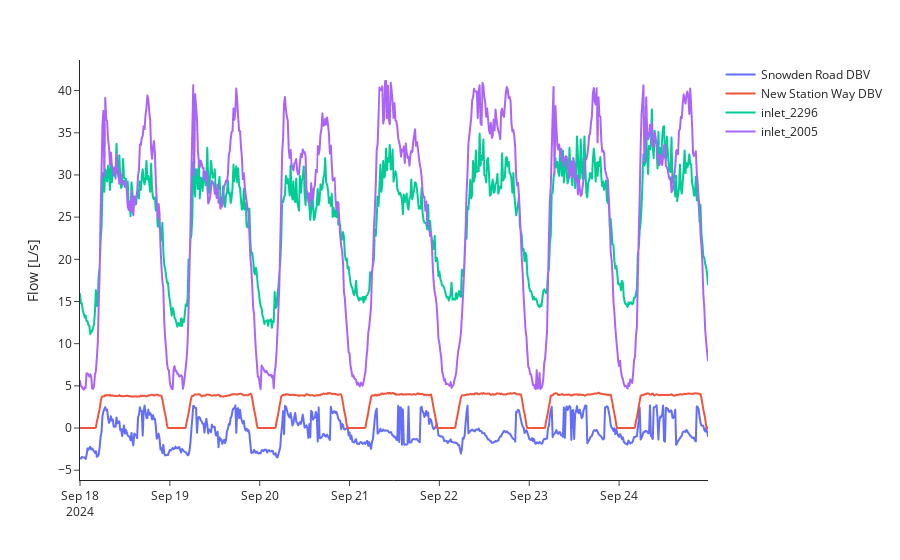

Notebook source saved alongside this figure:
### Markdown cell above
Flow data @ DMA inlets and dynamic boundary valves.

### Code cell
try:
    flow_bwfl_ids = ['inlet_2296', 'inlet_2005', 'Snowden Road DBV', 'New Station Way DBV']
    # flow_bwfl_ids = flow_df['bwfl_id'].unique()
    plot_flow_df = flow_df[flow_df['bwfl_id'].isin(flow_bwfl_ids)]
    fig = px.line(
        plot_flow_df,
        x='datetime',
        y='mean',
        color='bwfl_id',
    )
    fig.update_layout(
        xaxis_title='',
        yaxis_title='Flow [L/s]',
        legend_title_text='',
        template='simple_white',
        height=450,
    )
    fig.show()
except:
    print("Plotting data not available.")

### Figure 1 — Plotly figure (JSON) as saved in the notebook; plotly's stock layout.template omitted (floating-point values rounded to 4 significant figures; data arrays with more than 128 entries replaced by an {"elided": "..."} marker saying what was removed)
{"data": [{"hovertemplate": "bwfl_id=Snowden Road DBV<br>datetime=%{x}<br>mean=%{y}<extra></extra>", "legendgroup": "Snowden Road DBV", "line": {"color": "#636efa", "dash": "solid"}, "marker": {"symbol": "circle"}, "mode": "lines", "name": "Snowden Road DBV", "showlegend": true, "type": "scattergl", "x": {"elided": "672 str values"}, "xaxis": "x", "y": {"elided": "672 float values"}, "yaxis": "y"}, {"hovertemplate": "bwfl_id=New Station Way DBV<br>datetime=%{x}<br>mean=%{y}<extra></extra>", "legendgroup": "New Station Way DBV", "line": {"color": "#EF553B", "dash": "solid"}, "marker": {"symbol": "circle"}, "mode": "lines", "name": "New Station Way DBV", "showlegend": true, "type": "scattergl", "x": {"elided": "672 str values"}, "xaxis": "x", "y": {"elided": "672 float values"}, "yaxis": "y"}, {"hovertemplate": "bwfl_id=inlet_2296<br>datetime=%{x}<br>mean=%{y}<extra></extra>", "legendgroup": "inlet_2296", "line": {"color": "#00cc96", "dash": "solid"}, "marker": {"symbol": "circle"}, "mode": "lines", "name": "inlet_2296", "showlegend": true, "type": "scattergl", "x": {"elided": "672 str values"}, "xaxis": "x", "y": {"elided": "672 float values"}, "yaxis": "y"}, {"hovertemplate": "bwfl_id=inlet_2005<br>datetime=%{x}<br>mean=%{y}<extra></extra>", "legendgroup": "inlet_2005", "line": {"color": "#ab63fa", "dash": "solid"}, "marker": {"symbol": "circle"}, "mode": "lines", "name": "inlet_2005", "showlegend": true, "type": "scattergl", "x": {"elided": "672 str values"}, "xaxis": "x", "y": {"elided": "672 float values"}, "yaxis": "y"}], "layout": {"autosize": true, "legend": {"title": {"text": ""}, "tracegroupgap": 0}, "margin": {"t": 60}, "xaxis": {"anchor": "y", "autorange": true, "domain": [0, 1], "range": ["2024-09-18", "2024-09-24 23:45"], "title": {"text": ""}, "type": "date"}, "yaxis": {"anchor": "x", "autorange": true, "domain": [0, 1], "range": [-6.159, 43.62], "title": {"text": "Flow [L/s]"}, "type": "linear"}}}
